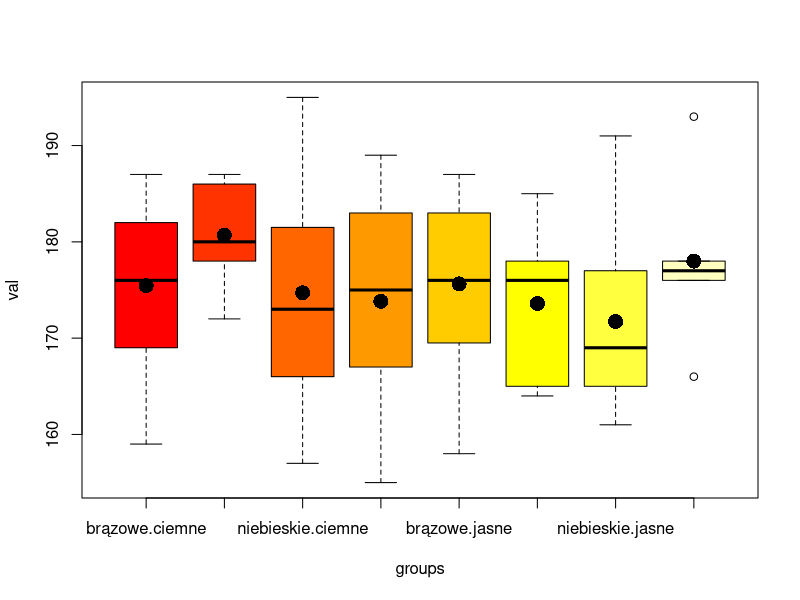
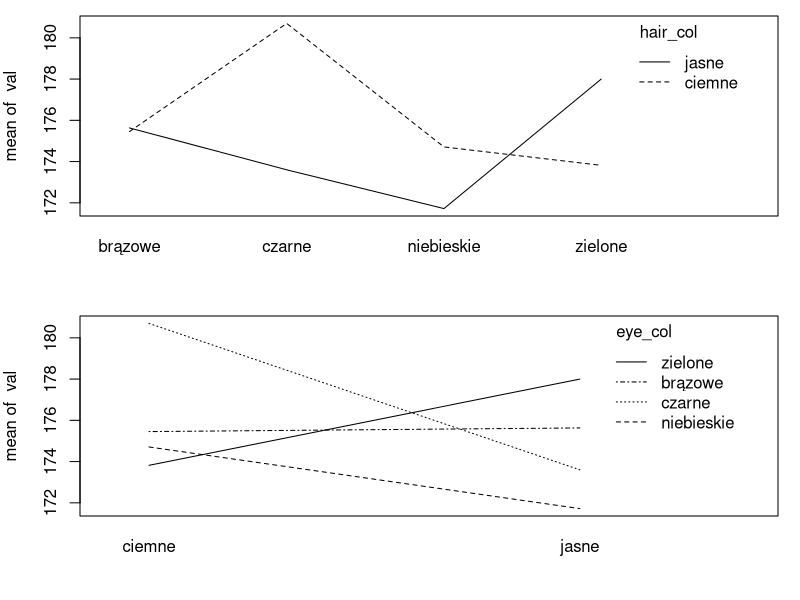
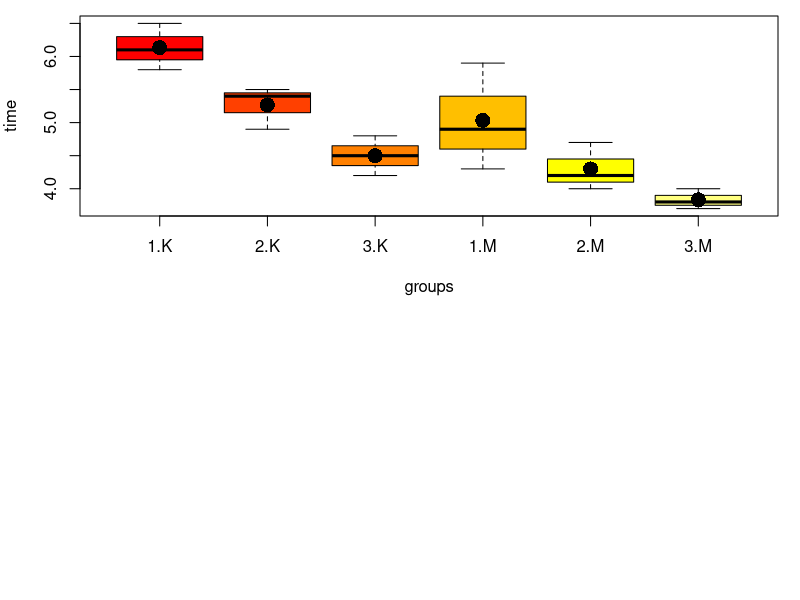
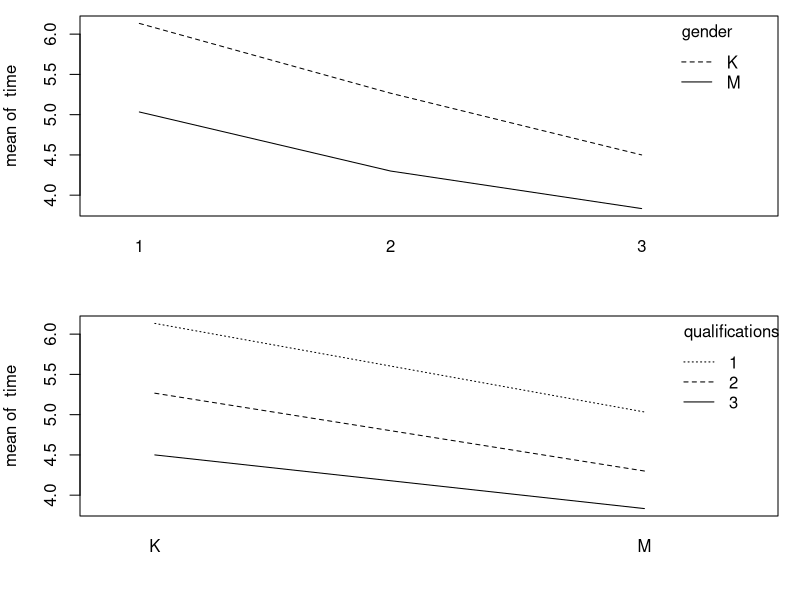

Here is the R script that generated these plots, in order:
## ---- chunk 1
knitr::opts_chunk$set(echo = TRUE)
## ---- chunk 2
library(datasets)
library(dplyr, warn = FALSE)
data(iris)
attach(iris)
sep_len <-  Sepal.Length
sep_wid <- Sepal.Width
spec <- Species
detach(iris)
groups <- group_by(iris, Species)
summarise(groups, group_mean = mean(Sepal.Length))
summarise(groups, group_var =var(Sepal.Length))
summarise(groups, group_mean =mean(Sepal.Width))
summarise(groups, group_var =var(Sepal.Width))

for (column in c('setosa', 'versicolor', 'virginica')){
  cat("\nGatunek", column, ":\n")
  print(shapiro.test(sep_len[spec == column]))
  print(shapiro.test(sep_wid[spec == column]))
}
bartlett.test(sep_len ~ spec)
bartlett.test(sep_wid ~ spec)
anova(aov(sep_len ~ spec))
anova(aov(sep_wid ~ spec))
TukeyHSD(aov(sep_len ~ spec))
TukeyHSD(aov(sep_wid ~ spec))
## ---- chunk 3
height <- read.csv2("Wzrost_zal.csv", header=TRUE, fileEncoding = "Windows-1250")
attach(height)
eye_col <- kolor.oczu 
hair_col <- kolor.włosów
val <- wzrost..cm.
detach(height)
groups <- interaction(eye_col, hair_col, drop = TRUE)
boxplot(val~groups, col = heat.colors(8))
points(1:8, by(val, groups, mean), pch=16, cex = 2)
normality_results <- tapply(val, groups, shapiro.test)
for (column in names(normality_results)) {
  cat("\nGroup:", column, "\n")
  print(normality_results[[column]])
}
bartlett.test(val ~ groups)
anova(aov(val ~ eye_col*hair_col))
op=par(mfrow=c(2,1))
par(mar=c(4.2, 4, 0.8, 1.1))
interaction.plot(eye_col, hair_col, val, xlab="")
interaction.plot(hair_col, eye_col, val, xlab="")
## ---- chunk 4
time_of_completion <- read.csv2("czas_wykonania.csv", header=TRUE)
attach(time_of_completion)
time <- czas
qualifications <- kwalifikacje
gender <- plec
detach(time_of_completion)
groups <- interaction(qualifications, gender, drop = TRUE)
boxplot(time~groups, col = heat.colors(6))
points(1:6, by(time, groups, mean), pch=16, cex = 2)
normality_results <- tapply(time, groups, shapiro.test)
for (column in names(normality_results)) {
  cat("\nGroup:", column, "\n")
  print(normality_results[[column]])
}
bartlett.test(time ~ groups)
anova(aov(time ~ qualifications*gender))
op=par(mfrow=c(2,1))
par(mar=c(4.2, 4, 0.8, 1.1))
interaction.plot(qualifications, gender, time, xlab="")
interaction.plot(gender, qualifications, time, xlab="")
TukeyHSD(aov(time ~ qualifications*gender))
